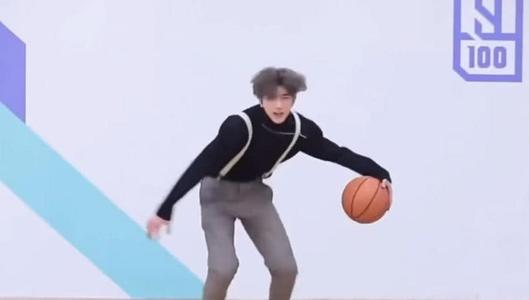
#> input picture 63-于钧旭-苏州/第六周/cxk.jpg, 529 x 300 px, found by its file name
$ python k-means.py
#> lines starting #> are read from the running program, lines starting #| are printed output that depends on the picture; after the words box and inside, x2 and y2 are one past the last pixel; in counts of white or black regions, pixels touching at a corner belong together; long printed decimals are rounded
# coding: utf-8

'''
在OpenCV中，Kmeans()函数原型如下所示：
retval, bestLabels, centers = kmeans(data, K, bestLabels, criteria, attempts, flags[, centers])
    data表示聚类数据，最好是np.flloat32类型的N维点集
    K表示聚类类簇数
    bestLabels表示输出的整数数组，用于存储每个样本的聚类标签索引
    criteria表示迭代停止的模式选择，这是一个含有三个元素的元组型数。格式为（type, max_iter, epsilon）
        其中，type有如下模式：
         —–cv2.TERM_CRITERIA_EPS :精确度（误差）满足epsilon停止。
         —-cv2.TERM_CRITERIA_MAX_ITER：迭代次数超过max_iter停止。
         —-cv2.TERM_CRITERIA_EPS+cv2.TERM_CRITERIA_MAX_ITER，两者合体，任意一个满足结束。
    attempts表示重复试验kmeans算法的次数，算法返回产生的最佳结果的标签
    flags表示初始中心的选择，两种方法是cv2.KMEANS_PP_CENTERS ;和cv2.KMEANS_RANDOM_CENTERS
    centers表示集群中心的输出矩阵，每个集群中心为一行数据
'''

import cv2
import numpy as np
import matplotlib.pyplot as plt

#读取原始图像灰度颜色
img = cv2.imread('img/cxk.jpg', 0)
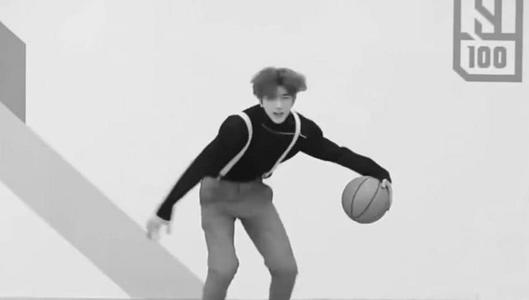
#> img: shape (300, 529); min 8, max 252, mean 203.7
print(img.shape)
#| (300, 529)
#获取图像高度、宽度
rows, cols = img.shape[:]
#> rows = 300; cols = 529
#图像二维像素转换为一维
data = img.reshape((rows * cols, 1))
data = np.float32(data)
#停止条件 (type,max_iter,epsilon)
criteria = (cv2.TERM_CRITERIA_EPS +
            cv2.TERM_CRITERIA_MAX_ITER, 10, 1.0)
#设置标签
flags = cv2.KMEANS_RANDOM_CENTERS
#K-Means聚类 聚集成4类
compactness, labels, centers = cv2.kmeans(data, 2, None, criteria, 10, flags)
#> compactness = 71994220.5; centers = [85.93, 221.8]
print(centers)
#| [[ 85.931]
#|  [221.755]]
#生成最终图像
dst = labels.reshape((img.shape[0], img.shape[1]))
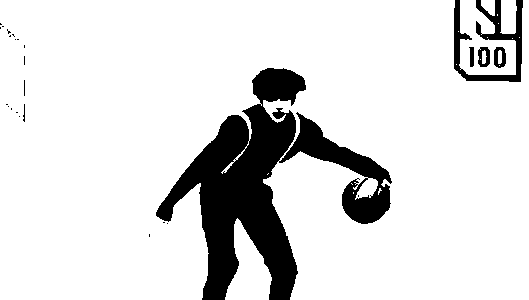
#> dst: shape (300, 529) int32; values 0 (black) and 1 (white), 86.7% white; 26 black regions (20 under 20 px), largest, box (x1, y1, x2, y2) and area: (156, 68, 392, 300) 18701, (454, 0, 523, 82) 1903, (494, 47, 506, 68) 168, (478, 47, 490, 67) 160, (469, 47, 474, 67) 80, (23, 104, 25, 122) 22
#用来正常显示中文标签

edges = cv2.Canny(img,100,200)
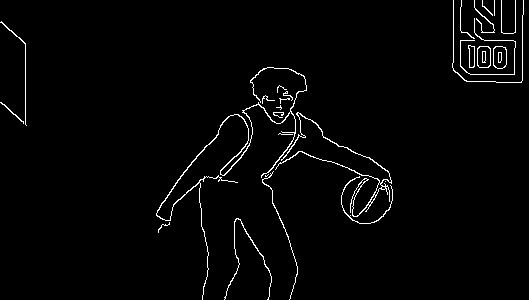
#> edges: shape (300, 529); 2.1% white in thin lines or dots

plt.rcParams['font.sans-serif']=['SimHei']
#显示图像
titles = [u'原始图像', u'聚类图像','二值图像']
images = [img, dst, edges]
for i in range(3):
   plt.subplot(1,3,i+1), plt.imshow(images[i], 'gray'),
   plt.title(titles[i])
   plt.xticks([]),plt.yticks([])
plt.show()
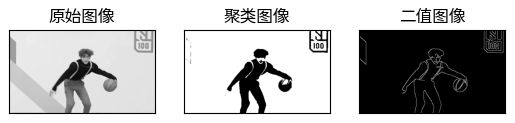
#> figure drawn by matplotlib, 3 panels
